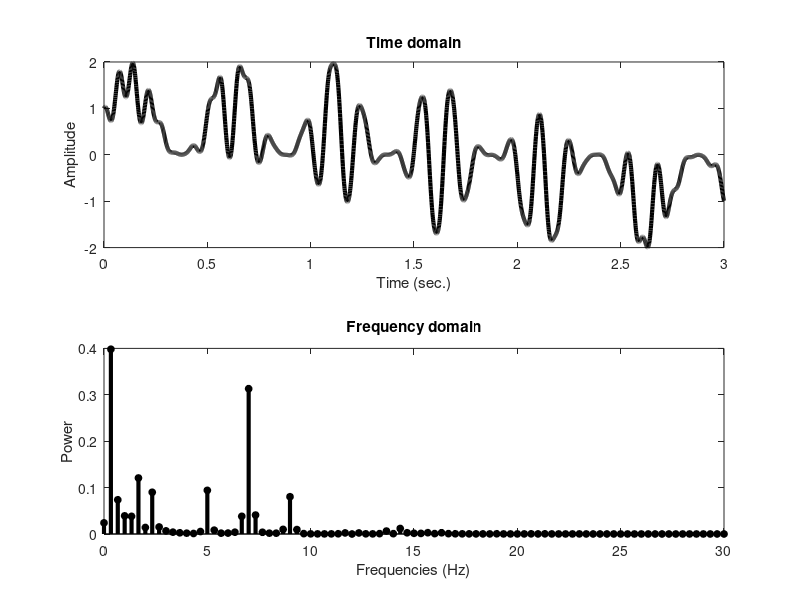

Reproduce this figure in MATLAB.
%%
%     COURSE: Understand the Fourier transform and its applications
%    SECTION: Introductions
%      VIDEO: Pitch
% Instructor: mikexcohen.com
%
%%
clear;
srate = 1000;
time = 0:1/srate:3;

x = (1+sin(2*pi*2*time)) .* cos(sin(2*pi*7*time)+time);
xx = 2*abs(fft(x)/length(x));

figure(1), clf
subplot(211)
plot(time,x,'k','linew',3)
xlabel('Time (sec.)')
ylabel('Amplitude')
title('Time domain')


subplot(212)
hz = linspace(0,srate,length(x));
stem(hz,xx.^2,'k','linew',3,'markersize',5,'markerfacecolor','k')
set(gca,'xlim',[0 30])
xlabel('Frequencies (Hz)')
ylabel('Power')
title('Frequency domain')

